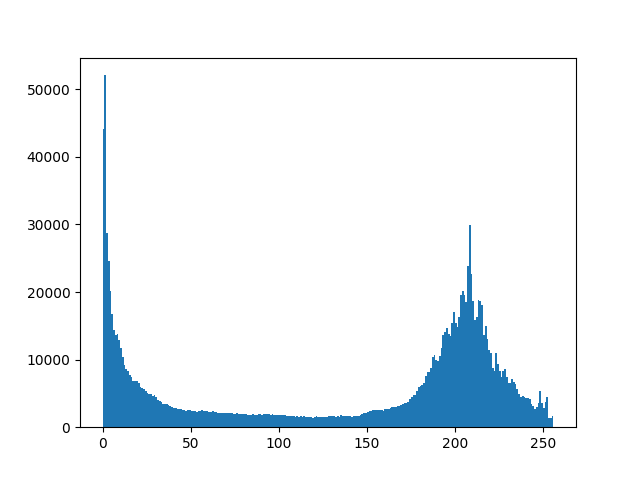
#> input picture p5/cat.png, 640 x 480 px, given in place of cat.jpg, which was not available
$ jupyter execute PA_5.ipynb   (text cells are left out)
#> lines starting #> are read from the running program, lines starting #| are printed output that depends on the picture; after the words box and inside, x2 and y2 are one past the last pixel; in counts of white or black regions, pixels touching at a corner belong together; pictures that were not available may be replaced by others from this repository, and a replacement may not be noted
[cell 1]
from numpy import load
import numpy as np
import matplotlib.pyplot as plt
import statistics
import time
import scipy
import cv2

[cell 2]
#loading test image
image_name="cat.jpg"
I=plt.imread(image_name)
#> I is the input picture: shape (480, 640, 4) float32; mean R, G, B, A 0.94, 0.959, 0.973, 1
imgplot = plt.imshow(I)
imgplotgrey = plt.imshow(I,cmap='gray') #grayscale
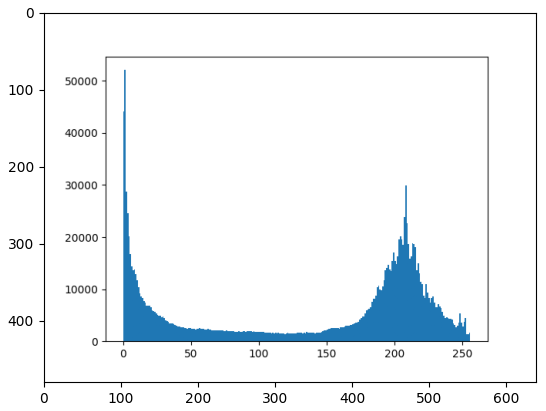
#> figure drawn by matplotlib, 1 panel

[cell 3]
gray_image = cv2.cvtColor(I, cv2.COLOR_BGR2GRAY)                    #converting image to grayscale image
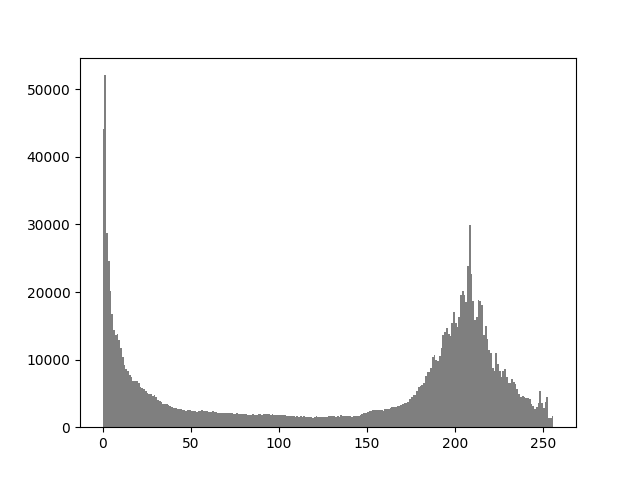
#> gray_image: shape (480, 640) float32; min 0, max 1, mean 0.961
blurred_image = cv2.GaussianBlur(gray_image,(5,5),1)                #adding gaussian blur
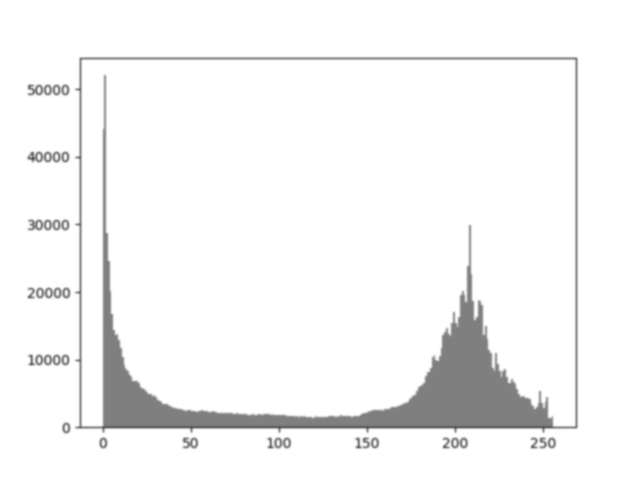
#> blurred_image: shape (480, 640) float32; min 0.304, max 1, mean 0.961

fig, ax = plt.subplots()
plt.imshow(blurred_image, cmap="gray")

[cell 4]
plt.hist(blurred_image.ravel(),256,[0,256])             #plotting the histogram for the blured image
plt.savefig(image_name.split('.')[0]+'.png')
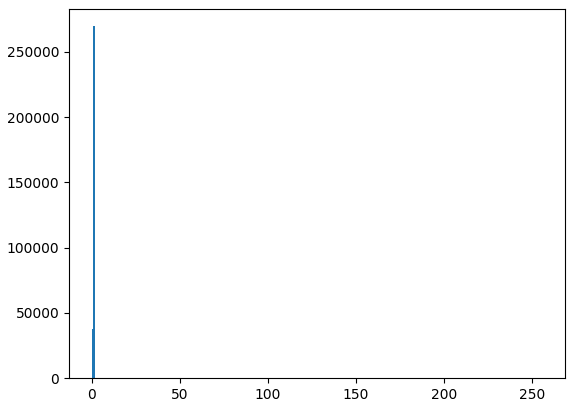
#> figure drawn by matplotlib, 1 panel; tallest bar 269648 high, from x = 1 to 2
plt.show()

[cell 5]
threshold=[]
for i in range(0,3):
    t =int(input("Enter suitable Threshold value "+str(i)+": "))                    #Getting thr threshold values from the user
    threshold.append(t)
#> this loop made 3 passes; the answer given on pass 1: 100
i=0
for x in threshold:

    binary_mask = blurred_image < x                                                  #Replace image pixels into white in those regions, where saturation is greater than x and into the black in the opposite cases.
    fig, ax = plt.subplots()
    plt.title("Threshold =" + str(x))
    plt.imshow(binary_mask, cmap="gray")
    plt.savefig(image_name.split('.')[0]+str(i)+'.png')
    i+=1
#> this loop made 3 passes
#> pass 2, `binary_mask = blurred_image < x`:
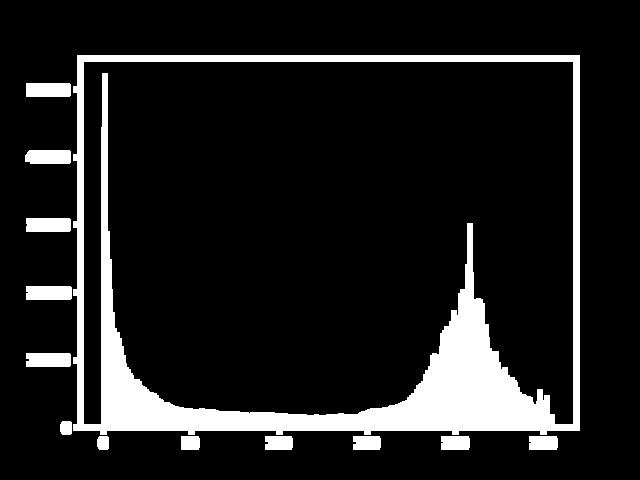
#> binary_mask: shape (480, 640) bool; 12.2% white; 13 white regions, largest, box (x1, y1, x2, y2) and area: (73, 55, 580, 435) 32274, (26, 286, 72, 300) 640, (26, 83, 71, 97) 628
#> after the loop, i = 3

[cell 6]
hist, _ = np.histogram(I, bins=256, range=(0, 255))
#> hist = 256 values, max 1154817 at index 1, min 0 at index 2, mean 4800

hist = 1.0 * hist/np.sum(hist)      # Normalization of histogram values so that finding averages and variance is easier
#> hist = 256 values, max 0.94 at index 1, min 0 at index 2, mean 0.00391

val_max = -999
threshold = 0
for t in range(1,255):
    q1 = np.sum(hist[:t])                                                                   #class 1 probability
    q2 = 1-q1                                                                               #class 2 probability
    #q1 and q2 should sum up to 1

    m1 = np.sum(np.array([i for i in range(t)])*hist[:t])/q1                                #mean intensity of class 1
    m2 = np.sum(np.array([i for i in range(t,256)])*hist[t:])/q2                            #mean intensity of class 2
    val = q1*q2*np.power(m1-m2,2)                                                           #between-class variance
    if val_max < val:
        val_max = val
        threshold = t
#> this loop made 254 passes
#> (q1, q2, m1, m2, val, val_max) on pass 1: (0.0602, 0.94, 0, 1, 0.0566, 0.0566)
#> (q1, q2, m1, m2, val) on passes 2 to 7: (1, 0, 0.94, nan, nan), (1, 0, 0.94, nan, nan), (1, 0, 0.94, nan, nan), (1, 0, 0.94, nan, nan), (1, 0, 0.94, nan, nan), (1, 0, 0.94, nan, nan)
#> after the loop, threshold = 1; val_max = 0.0566
print(threshold)
#| 1

[cell 7]
x=threshold
#> x = 1
binary_mask = blurred_image < x                                                  #Replace image pixels into white in those regions, where saturation is greater than x and into the black in the opposite cases.
fig, ax = plt.subplots()
plt.title("Threshold =" + str(x))
plt.imshow(binary_mask, cmap="gray")
plt.savefig(image_name.split('.')[0]+str(i)+'_otsu.png')

$ run again, with p5/car.png copied over p5/cat.png
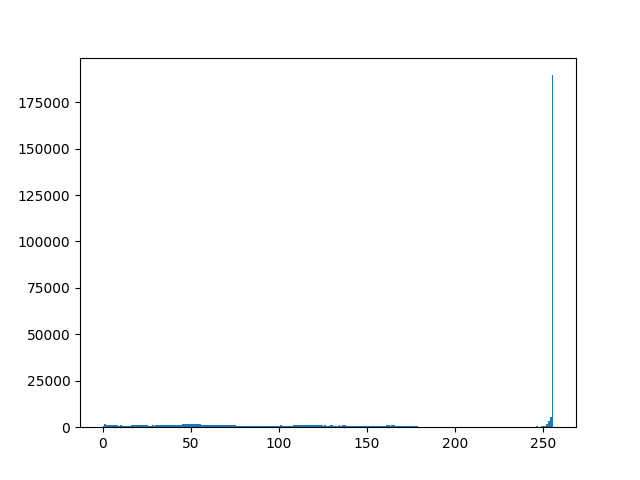
#> input picture p5/car.png, 640 x 480 px, given in place of cat.jpg, which was not available
#> I is the input picture: shape (480, 640, 4) float32; mean R, G, B, A 0.986, 0.987, 0.988, 1
#> `plt.savefig(image_name.split('.')[0]+'.png')`:
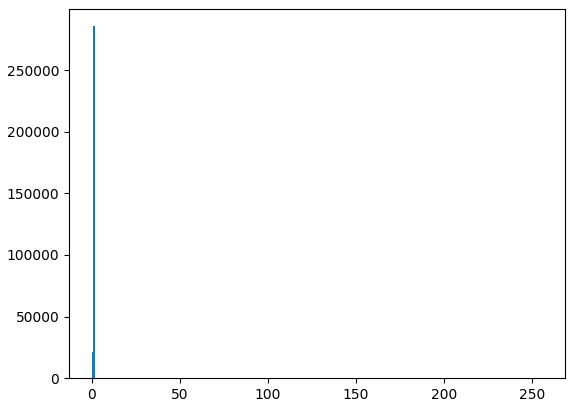
#> figure drawn by matplotlib, 1 panel; tallest bar 285659 high, from x = 1 to 2
#> the loop `for i in range(0,3):` made 3 passes; the answer given on pass 1: 100
#> the loop `for x in threshold: ` made 3 passes
#> pass 2, `binary_mask = blurred_image < x`:
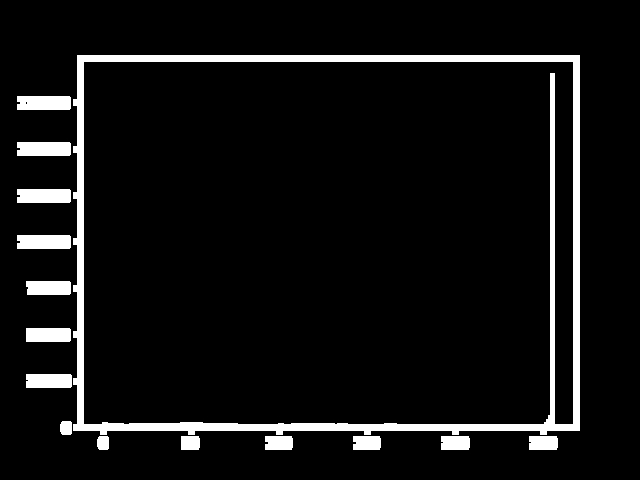
#> binary_mask: shape (480, 640) bool; 7% white; 15 white regions, largest, box (x1, y1, x2, y2) and area: (73, 55, 580, 435) 14523, (17, 142, 71, 156) 748, (17, 189, 71, 203) 748
#> after the loop `for x in threshold:`: i = 3
#> `hist, _ = np.histogram(I, bins=256, range=(0, 255))`: hist = 256 values, max 1202730 at index 1, min 0 at index 2, mean 4800
#> `hist = 1.0 * hist/np.sum(hist)`: hist = 256 values, max 0.979 at index 1, min 0 at index 2, mean 0.00391
#> the loop `for t in range(1,255):` made 254 passes
#> (q1, q2, m1, m2, val, val_max) on pass 1: (0.0212, 0.979, 0, 1, 0.0208, 0.0208)
#> after the loop `for t in range(1,255):`: threshold = 1; val_max = 0.0208
#| 1
#> x = 1

$ run again, with p5/car0.png copied over p5/cat.png
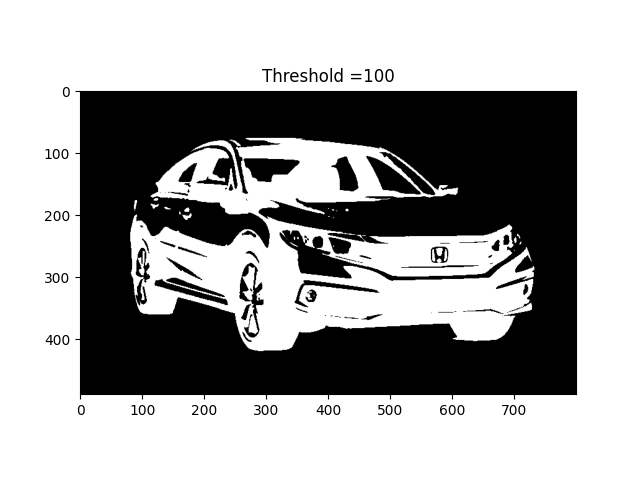
#> input picture p5/car0.png, 640 x 480 px, given in place of cat.jpg, which was not available
#> I is the input picture: shape (480, 640, 4) float32; mean R, G, B, A 0.639, 0.639, 0.639, 1
#> `plt.savefig(image_name.split('.')[0]+'.png')`:
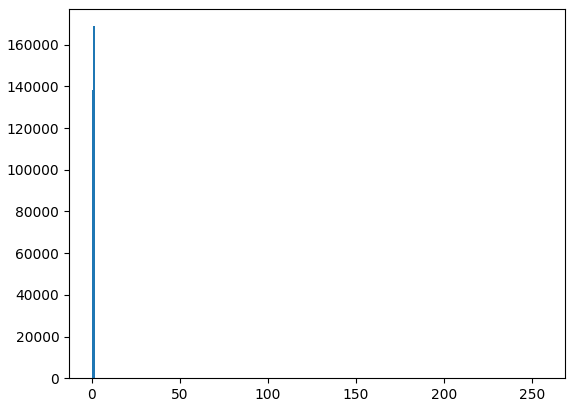
#> figure drawn by matplotlib, 1 panel; tallest bar 168829 high, from x = 1 to 2
#> the loop `for i in range(0,3):` made 3 passes; the answer given on pass 1: 100
#> the loop `for x in threshold: ` made 3 passes
#> pass 2, `binary_mask = blurred_image < x`:
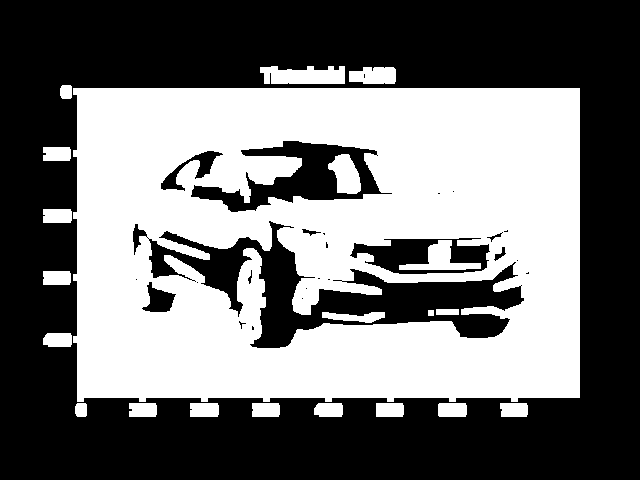
#> binary_mask: shape (480, 640) bool; 45% white; 21 white regions, largest, box (x1, y1, x2, y2) and area: (73, 88, 580, 402) 129328, (260, 66, 345, 84) 1276, (399, 240, 481, 270) 1002
#> after the loop `for x in threshold:`: i = 3
#> `hist, _ = np.histogram(I, bins=256, range=(0, 255))`: hist = 256 values, max 873231 at index 1, min 0 at index 2, mean 4800
#> `hist = 1.0 * hist/np.sum(hist)`: hist = 256 values, max 0.711 at index 1, min 0 at index 2, mean 0.00391
#> the loop `for t in range(1,255):` made 254 passes
#> (q1, q2, m1, m2, val, val_max) on pass 1: (0.289, 0.711, 0, 1, 0.206, 0.206)
#> after the loop `for t in range(1,255):`: threshold = 1; val_max = 0.206
#| 1
#> x = 1
